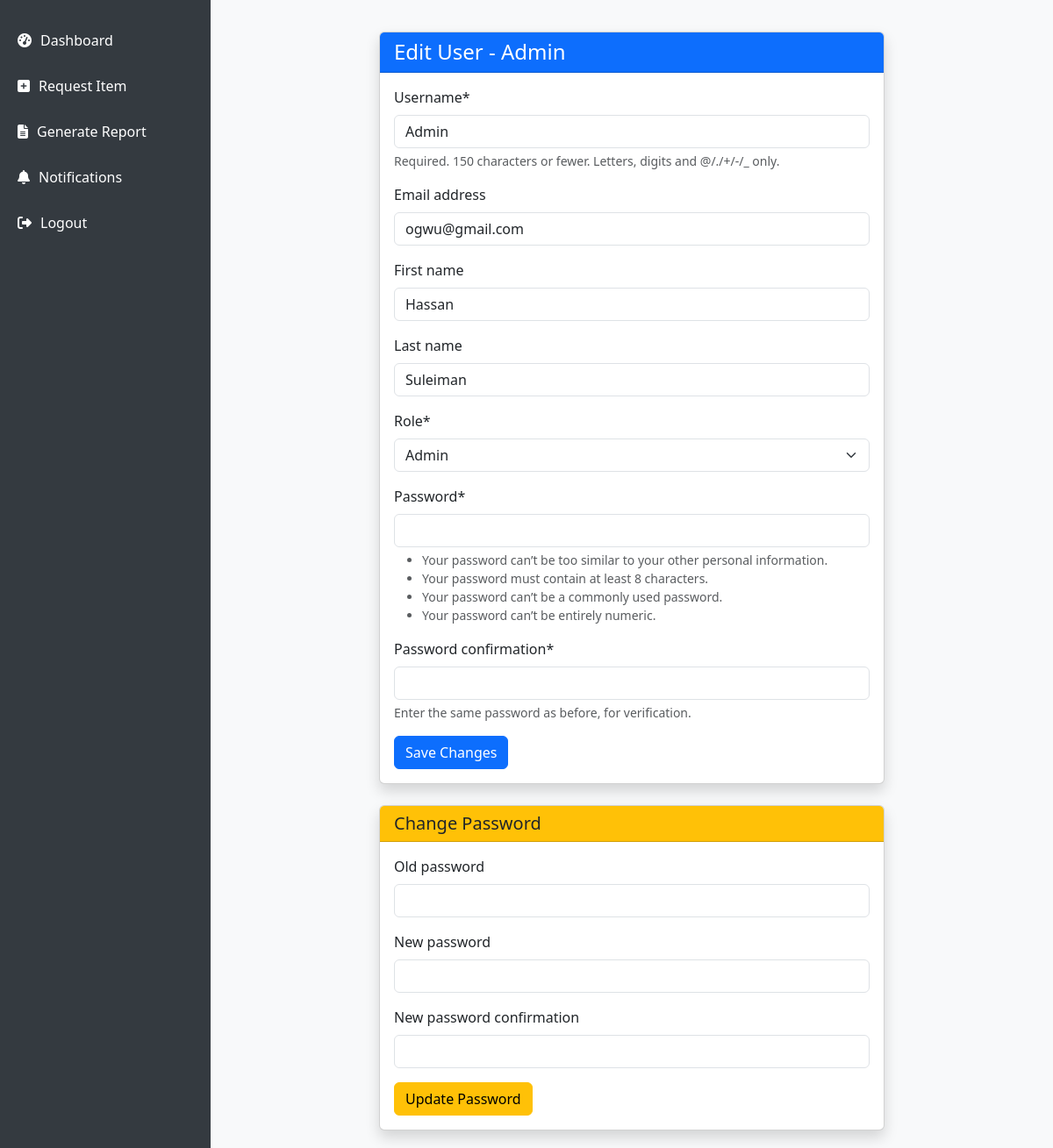
The page /edit-user/3/ (signed in) on the database its author committed.
### inventory/models.py (models this page shows, shortened)
class CustomUser(AbstractUser):
    ROLE_CHOICES = (
        ('admin', 'Admin'),
        ('user', 'User'),
    )
    role = models.CharField(max_length=10, choices=ROLE_CHOICES, default='user')

### inventory/views.py (the view)
# urls.py: path('edit-user/<int:user_id>/', views.edit_user, name='edit_user'),
@login_required
def edit_user(request, user_id):
    user_obj = get_object_or_404(CustomUser, id=user_id)
    if request.method == 'POST':
        form = CustomUserCreationForm(request.POST, instance=user_obj)
        password_form = PasswordChangeForm(user_obj, request.POST)
        if 'new_password1' in request.POST:  # Password form submitted
            if password_form.is_valid():
                password_form.save()
                update_session_auth_hash(request, user_obj)
                messages.success(request, f'Password for {user_obj.username} updated successfully.')
                return redirect('edit_user', user_id=user_id)
        else:  # Regular form submitted
            if form.is_valid():
                form.save()
                messages.success(request, 'User updated successfully.')
                return redirect('edit_user', user_id=user_id)
    else:
        form = CustomUserCreationForm(instance=user_obj)
        password_form = PasswordChangeForm(user_obj)
    return render(request, 'edit_user.html', {
        'form': form,
        'user_obj': user_obj,
        'password_form': password_form
    })

### inventory/forms.py (shortened to what this page needs)
class CustomUserCreationForm(BaseUserForm, UserCreationForm):
    class Meta:
        model = CustomUser
        fields = ('username', 'email', 'first_name', 'last_name', 'role', 'password1', 'password2')

### inventory/templates/edit_user.html (shortened to what this page needs)
{% extends 'base.html' %}
{% load static %}
{% load widget_tweaks %}
{% load crispy_forms_tags %}
{% block content %}
<div class="container mt-3" style="max-width: 600px;">
  <div class="card shadow mb-4">
    <div class="card-header bg-primary text-white">
      <h4 class="mb-0">Edit User - {{ user_obj.username }}</h4>
    </div>
    <div class="card-body">
      <form method="post">
        {{ form|crispy }}
        <button type="submit" class="btn btn-primary">Save Changes</button>
      </form>
    </div>
  </div>
  <div class="card shadow">
    <div class="card-header bg-warning text-dark">
      <h5 class="mb-0">Change Password</h5>
    </div>
    <div class="card-body">
      <form method="post" action="{% url 'change_user_password' user_obj.id %}">
        {% for field in password_form %}
          <div class="mb-3">
            <label class="form-label">{{ field.label }}</label>
            {{ field|add_class:"form-control" }}
          </div>
        {% endfor %}
        <button type="submit" class="btn btn-warning">Update Password</button>
      </form>
    </div>
  </div>
</div>
{% endblock %}

### inventory/templates/base.html (style rules this page uses)
body { margin: 0; padding: 0; display: flex; height: 100vh; overflow: hidden; font-family: 'Segoe UI', sans-serif; background-color: #f8f9fa; }

### rows shown on the page
CustomUser: username "Admin", email "ogwu@gmail.com", first_name "Hassan", last_name "Suleiman", role "Admin"

### other values the page prints
{{ field.label }} "Old password" "New password" "New password confirmation"
